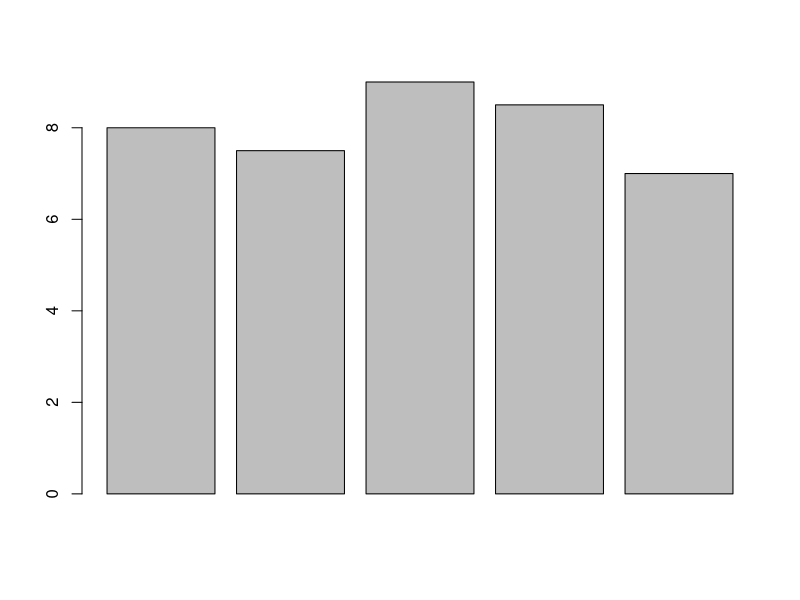
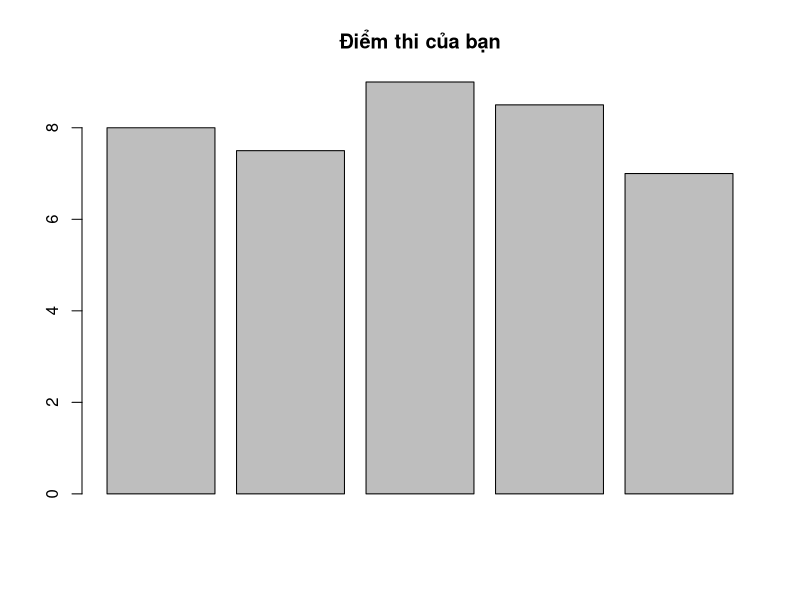
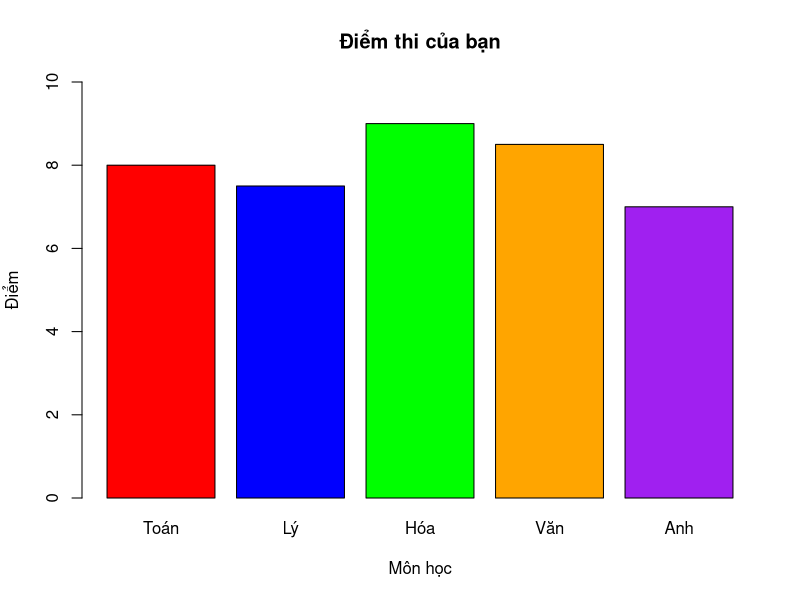
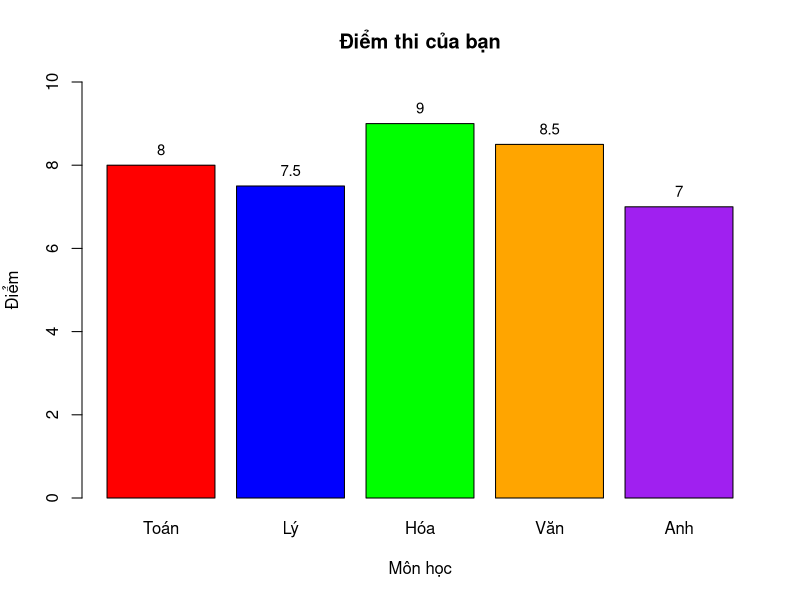
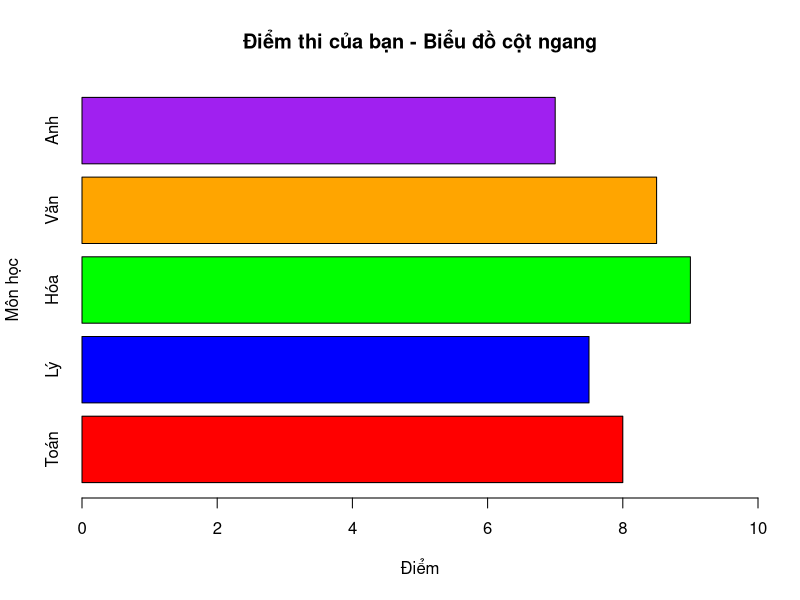
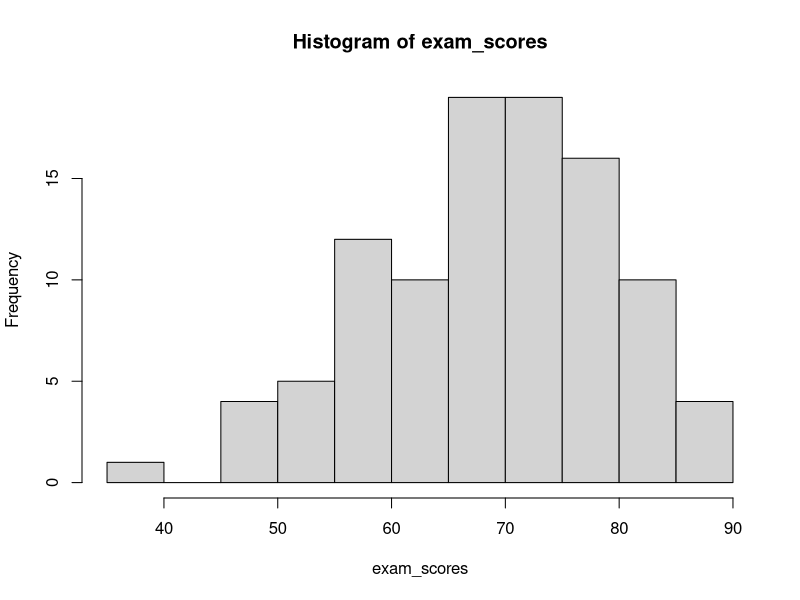
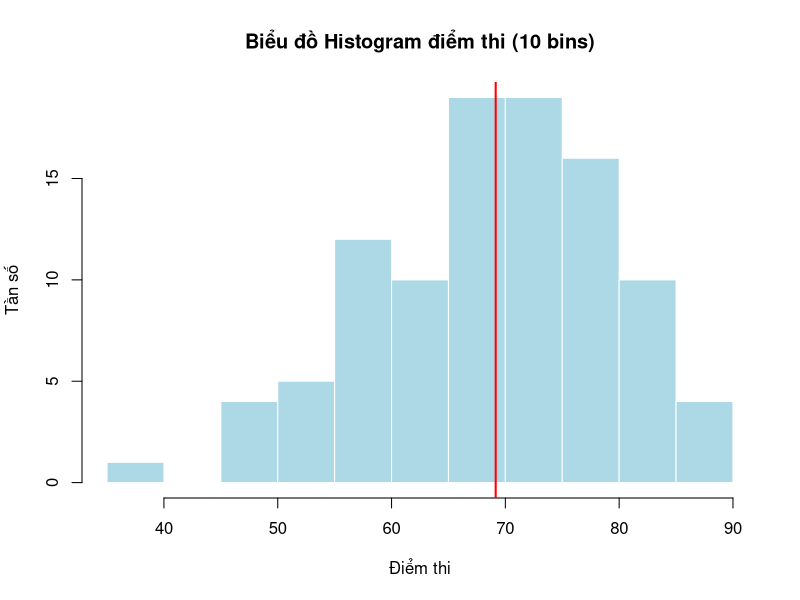
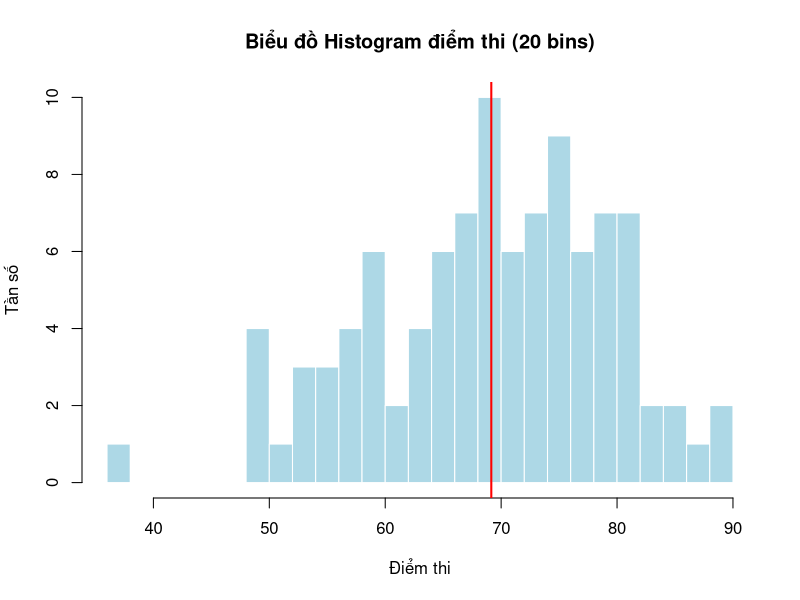

Recreate these plots in R, in order.
# ==============================================================================
# BÀI TẬP THỰC HÀNH
# ==============================================================================

# ------------------------------------------------------------------------------
# Bài tập 1: Bar Chart
# ------------------------------------------------------------------------------

# Sử dụng dữ liệu sau:
subjects <- c("Toán", "Lý", "Hóa", "Văn", "Anh")
scores <- c(8, 7.5, 9, 8.5, 7)

# Yêu cầu:
# 1. Vẽ bar chart cơ bản
barplot(scores)

# 2. Thêm tiêu đề "Điểm thi của bạn"
barplot(
  scores,
  main = "Điểm thi của bạn"
)
# 3. Tô màu khác nhau cho mỗi môn
colors_subjects <- c("red", "blue", "green", "orange", "purple")

barplot(
  scores,
  names.arg = subjects,
  col = colors_subjects,
  main = "Điểm thi của bạn",
  xlab = "Môn học",
  ylab = "Điểm",
  ylim = c(0, 10)
)

# 4. Thêm giá trị điểm lên đầu mỗi cột
bar_positions <- barplot(
  scores,
  names.arg = subjects,
  col = colors_subjects,
  main = "Điểm thi của bạn",
  xlab = "Môn học",
  ylab = "Điểm",
  ylim = c(0, 10)
)

text(
  x = bar_positions,
  y = scores,
  labels = scores,
  pos = 3,
  cex = 0.9
)

# 5. Vẽ bar chart ngang
barplot(
  scores,
  names.arg = subjects,
  col = colors_subjects,
  main = "Điểm thi của bạn - Biểu đồ cột ngang",
  xlab = "Điểm",
  ylab = "Môn học",
  xlim = c(0, 10),
  horiz = TRUE
)


# ------------------------------------------------------------------------------
# Bài tập 2: Histogram
# ------------------------------------------------------------------------------

# Tạo dữ liệu: Điểm thi của 100 sinh viên
set.seed(2024)
exam_scores <- rnorm(100, mean = 70, sd = 10)

# Yêu cầu:
# 1. Vẽ histogram với 10 bins
hist(
  exam_scores,
  breaks = 10
)
# 2. Thêm tiêu đề và nhãn trục phù hợp
# 3. Tô màu xanh lam
hist(
  exam_scores,
  breaks = 10,
  col = "lightblue",
  main = "Biểu đồ Histogram điểm thi (10 bins)",
  xlab = "Điểm thi",
  ylab = "Tần số",
  border = "white"
)
# 4. Thêm đường thẳng đứng màu đỏ tại vị trí điểm trung bình
abline(
  v = mean(exam_scores),
  col = "red",
  lwd = 2
)
# 5. Vẽ histogram khác với 20 bins, so sánh sự khác biệt
hist(
  exam_scores,
  breaks = 20,
  col = "lightblue",
  main = "Biểu đồ Histogram điểm thi (20 bins)",
  xlab = "Điểm thi",
  ylab = "Tần số",
  border = "white"
)

abline(
  v = mean(exam_scores),
  col = "red",
  lwd = 2
)

# ------------------------------------------------------------------------------
# Bài tập 3: Box Plot
# ------------------------------------------------------------------------------

# Sử dụng dữ liệu iris

# Yêu cầu:
# 1. Vẽ box plot so sánh Petal.Length giữa 3 loài
# 2. Tô màu khác nhau cho mỗi loài
# 3. Thêm tiêu đề phù hợp
boxplot(
  Petal.Length ~ Species,
  data = iris,
  col = c("pink", "lightgreen", "lightblue"),
  main = "So sánh Petal.Length giữa 3 loài hoa iris",
  xlab = "Loài",
  ylab = "Petal.Length"
)

# 4. Nhìn vào biểu đồ và trả lời:
#    - Loài nào có petal dài nhất? ->> virginica
#    - Loài nào có độ biến thiên lớn nhất? ->> virginica
#    - Có outliers không? Ở loài nào? ->> quan sát trên boxplot, thường xuất hiện ở versicolor hoặc virginica

# ------------------------------------------------------------------------------
# Bài tập 4: Scatter Plot
# ------------------------------------------------------------------------------

# Sử dụng dữ liệu mtcars

# Yêu cầu:
# 1. Vẽ scatter plot giữa hp (horsepower) và mpg
# 2. Tô màu các điểm theo số cy-lanh (cyl)

cyl_colors <- c("red", "blue", "darkgreen")
point_colors <- cyl_colors[as.factor(mtcars$cyl)]

plot(
  mtcars$hp,
  mtcars$mpg,
  col = point_colors,
  pch = 19,
  main = "Biểu đồ phân tán giữa hp và mpg",
  xlab = "Mã lực (hp)",
  ylab = "Số dặm/gallon (mpg)"
)

# 3. Thêm đường hồi quy tuyến tính
model <- lm(mpg ~ hp, data = mtcars)
abline(model, col = "black", lwd = 2)

# 4. Thêm legend giải thích màu
legend(
  "topright",
  legend = levels(as.factor(mtcars$cyl)),
  col = cyl_colors,
  pch = 19,
  title = "Số xy-lanh"
)

# 5. Nhận xét về mối quan hệ giữa hp và mpg
#->> hp và mpg có mối quan hệ nghịch
#->> Xe có hp càng cao thì mpg thường càng thấp



# ------------------------------------------------------------------------------
# Bài tập 5: Nhiều biểu đồ
# ------------------------------------------------------------------------------

# Sử dụng dữ liệu mtcars
par(mfrow = c(2, 2))

# Yêu cầu:
# Tạo một figure với 4 biểu đồ (2x2) để phân tích biến hp:
# 1. Histogram của hp
hist(
  mtcars$hp,
  col = "lightblue",
  main = "Histogram của hp",
  xlab = "hp",
  border = "white"
)

# 2. Box plot của hp
boxplot(
  mtcars$hp,
  col = "lightgreen",
  main = "Box plot của hp",
  ylab = "hp"
)

# 3. Box plot so sánh hp theo cyl
boxplot(
  hp ~ cyl,
  data = mtcars,
  col = c("pink", "orange", "lightblue"),
  main = "So sánh hp theo cyl",
  xlab = "Số xy-lanh",
  ylab = "hp"
)

# 4. Scatter plot hp vs mpg

plot(
  mtcars$hp,
  mtcars$mpg,
  col = "purple",
  pch = 19,
  main = "Scatter plot giữa hp và mpg",
  xlab = "hp",
  ylab = "mpg"
)

abline(lm(mpg ~ hp, data = mtcars), col = "red", lwd = 2)


# ------------------------------------------------------------------------------
# Bài tập 6: Tổng hợp
# ------------------------------------------------------------------------------

# Tạo dữ liệu bán hàng của 4 quý
Q1 <- c(100, 120, 110, 130)
Q2 <- c(150, 140, 160, 155)
Q3 <- c(180, 170, 190, 185)
Q4 <- c(200, 210, 195, 220)
products <- c("Sản phẩm A", "Sản phẩm B", "Sản phẩm C", "Sản phẩm D")

sales_matrix <- rbind(Q1, Q2, Q3, Q4)
colnames(sales_matrix) <- products
rownames(sales_matrix) <- c("Q1", "Q2", "Q3", "Q4")

# Yêu cầu:
# 1. Vẽ grouped bar chart so sánh doanh thu 4 quý
barplot(
  sales_matrix,
  beside = TRUE,
  col = c("red", "blue", "green", "orange"),
  main = "Biểu đồ cột nhóm doanh thu 4 quý",
  xlab = "Sản phẩm",
  ylab = "Doanh thu",
  legend.text = rownames(sales_matrix)
)

# 2. Vẽ line plot cho từng sản phẩm qua 4 quý
matplot(
  t(sales_matrix),
  type = "b",
  pch = 1:4,
  lty = 1,
  col = 1:4,
  xaxt = "n",
  main = "Biểu đồ đường doanh thu của từng sản phẩm qua 4 quý",
  xlab = "Quý",
  ylab = "Doanh thu"
)

axis(1, at = 1:4, labels = rownames(sales_matrix))
legend(
  "topleft",
  legend = products,
  col = 1:4,
  lty = 1,
  pch = 1:4
)

# 3. Tính tổng doanh thu mỗi quý, vẽ bar chart
total_by_quarter <- rowSums(sales_matrix)

barplot(
  total_by_quarter,
  col = c("red", "blue", "green", "orange"),
  main = "Tổng doanh thu theo quý",
  xlab = "Quý",
  ylab = "Tổng doanh thu"
)

# 4. Tạo figure 2x2 hiển thị:
par(mfrow = c(2, 2))
#    4.1 Grouped bar chart
#    4.2 Line plot tất cả sản phẩm
#    4.3 Pie chart tổng doanh thu mỗi quý
#    4.4 Bar chart tổng doanh thu mỗi sản phẩm


# 4.1 Grouped bar chart
barplot(
  sales_matrix,
  beside = TRUE,
  col = c("red", "blue", "green", "orange"),
  main = "Biểu đồ cột nhóm",
  xlab = "Sản phẩm",
  ylab = "Doanh thu",
  legend.text = rownames(sales_matrix)
)

# 4.2 Line plot tất cả sản phẩm
matplot(
  t(sales_matrix),
  type = "b",
  pch = 1:4,
  lty = 1,
  col = 1:4,
  xaxt = "n",
  main = "Biểu đồ đường các sản phẩm",
  xlab = "Quý",
  ylab = "Doanh thu"
)
axis(1, at = 1:4, labels = rownames(sales_matrix))
legend(
  "topleft",
  legend = products,
  col = 1:4,
  lty = 1,
  pch = 1:4,
  cex = 0.8
)

# 4.3 Pie chart tổng doanh thu mỗi quý
pie(
  total_by_quarter,
  col = c("red", "blue", "green", "orange"),
  main = "Pie chart tổng doanh thu theo quý"
)

# 4.4 Bar chart tổng doanh thu mỗi sản phẩm
total_by_product <- colSums(sales_matrix)

barplot(
  total_by_product,
  col = c("purple", "cyan", "gold", "brown"),
  main = "Tổng doanh thu theo sản phẩm",
  xlab = "Sản phẩm",
  ylab = "Tổng doanh thu"
)
